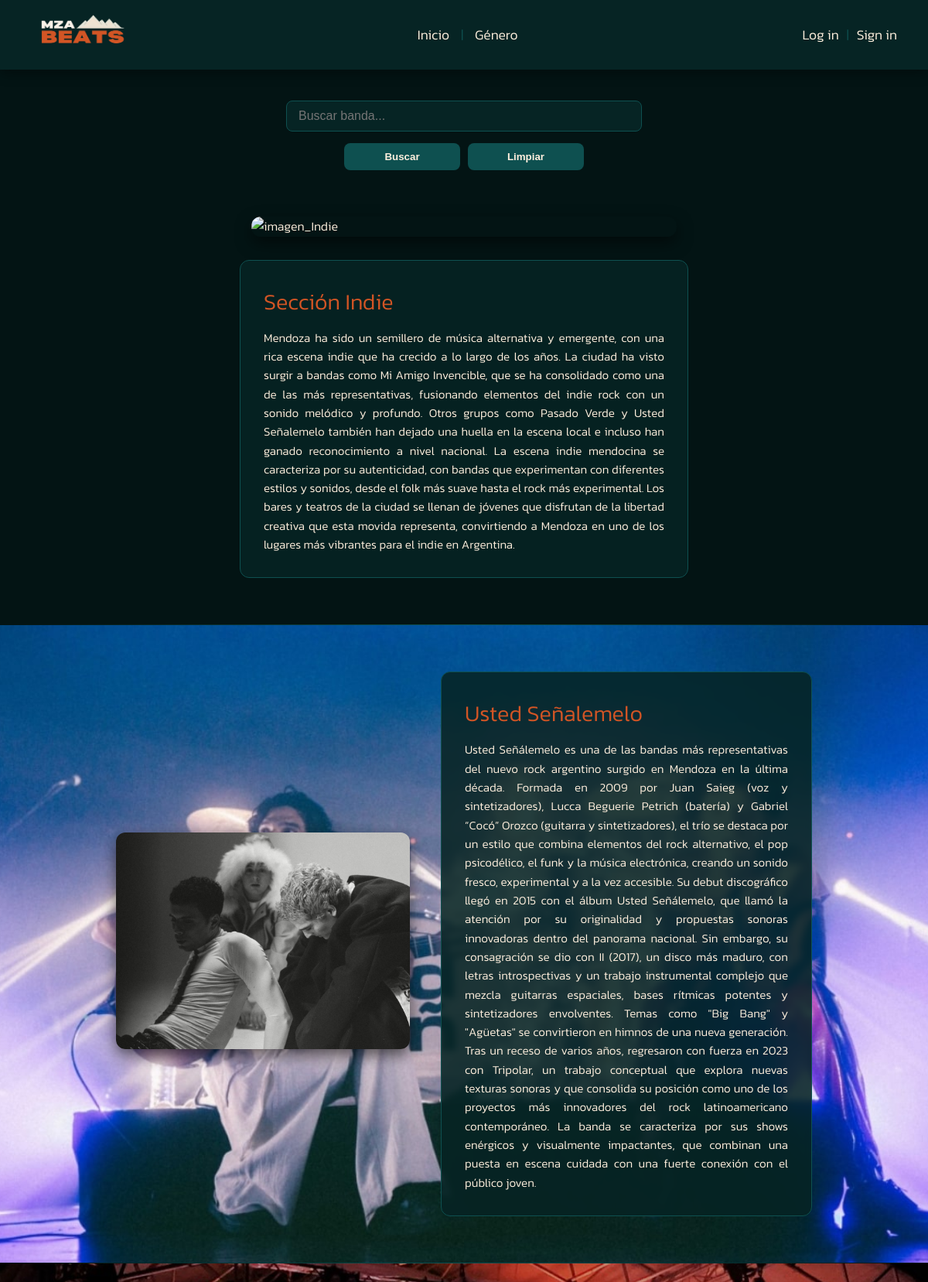
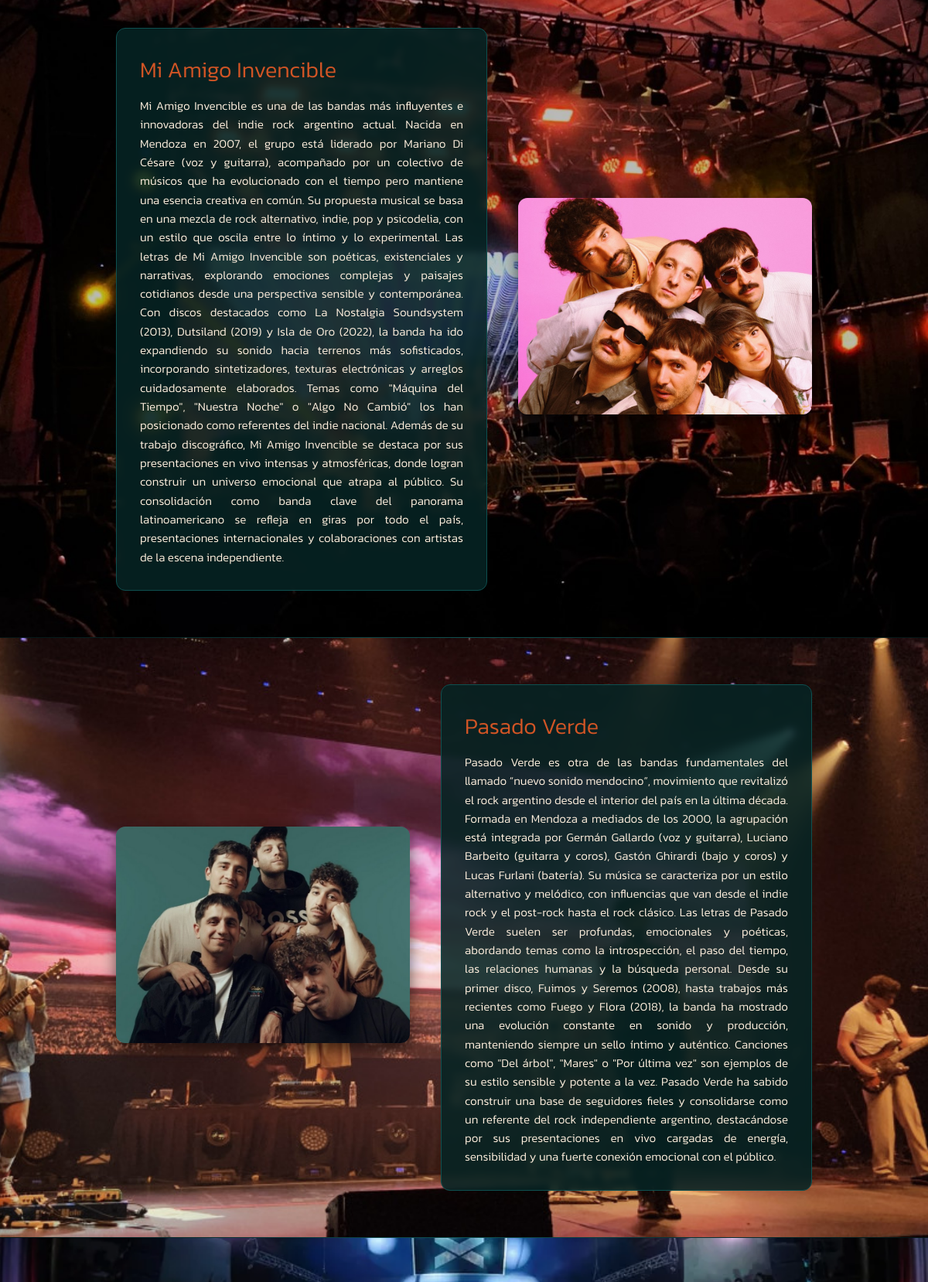
Page /frontend/generos/indie.php (upper part) on the committed database (2 pictures, top to bottom).
### tables this page shows
CREATE TABLE IF NOT EXISTS `bandas` (
  `id` int(11) NOT NULL,
  `nombre` varchar(255) NOT NULL,
  `descripcion` text NOT NULL,
  `imagen_principal` varchar(255) NOT NULL,
  `imagen_fondo` varchar(255) NOT NULL,
  `genero` varchar(50) NOT NULL,
  `creado_en` timestamp NOT NULL DEFAULT current_timestamp()
);

### backend/lib/helpers.php (called while the page is built, shortened)
<?php
function e($valor): string
{
    return htmlspecialchars((string) $valor, ENT_QUOTES | ENT_SUBSTITUTE, 'UTF-8');
}
function url(string $ruta = ''): string
{
    static $prefijo = null;
    if ($prefijo === null) {
        $carpetaPagina = str_replace('\\', '/', dirname((string) realpath($_SERVER['SCRIPT_FILENAME'] ?? '')));
        $carpetaFrontend = str_replace('\\', '/', (string) realpath(RAIZ_FRONTEND));
        $subcarpeta = trim(substr($carpetaPagina, strlen($carpetaFrontend)), '/');
        $prefijo = $subcarpeta === '' ? '' : str_repeat('../', substr_count($subcarpeta, '/') + 1);
    }
    $destino = $prefijo . ltrim($ruta, '/');
    return $destino === '' ? './' : $destino;
}
function vista(string $nombre, array $datos = []): void
{
    extract($datos, EXTR_SKIP);
    require RAIZ_BACKEND . '/vistas/' . $nombre . '.php';
}

### frontend/generos/indie.php (called while the page is built, shortened)
<?php
$genero = 'indie';
$busqueda = isset($_GET['limpiar']) ? '' : texto_get('buscador');
vista('genero', [
    'genero'   => $genero,
    'busqueda' => $busqueda,
    'bandas'   => bandas_por_genero($genero, $busqueda),
]);

### backend/lib/auth.php (called while the page is built, shortened)
<?php
function usuario_actual(): ?array
{
    static $usuario = null;
    static $cargado = false;
    if (!$cargado) {
        $cargado = true;
    }
    return $usuario;
}
function esta_logueado(): bool
{
    return usuario_actual() !== null;
}

### backend/lib/db.php (called while the page is built, shortened)
<?php
function variable_entorno(string $nombre, string $porDefecto): string
{
    $valor = $_ENV[$nombre] ?? $_SERVER[$nombre] ?? getenv($nombre);
    return ($valor === false || $valor === null || $valor === '') ? $porDefecto : (string) $valor;
}
function db(): mysqli
{
    static $conexion = null;
    if ($conexion === null) {
        $conexion = new mysqli(
            variable_entorno('MYSQLHOST', 'localhost'),
            variable_entorno('MYSQLUSER', 'root'),
            variable_entorno('MYSQLPASSWORD', ''),
            variable_entorno('MYSQLDATABASE', 'mzabeats'),
            (int) variable_entorno('MYSQLPORT', '3306')
        );
        $conexion->set_charset('utf8mb4');
    }
    return $conexion;
}
function db_consulta(string $sql, string $tipos = '', array $parametros = []): mysqli_stmt
{
    $sentencia = db()->prepare($sql);
    if ($tipos !== '') {
        $sentencia->bind_param($tipos, ...$parametros);
    }
    $sentencia->execute();
    return $sentencia;
}
function db_filas(string $sql, string $tipos = '', array $parametros = []): array
{
    return db_consulta($sql, $tipos, $parametros)->get_result()->fetch_all(MYSQLI_ASSOC);
}

### backend/modelos/bandas.php (called while the page is built, shortened)
<?php
function bandas_por_genero(string $genero, string $busqueda = ''): array
{
    if ($busqueda === '') {
        return db_filas('SELECT * FROM bandas WHERE genero = ? ORDER BY id ASC', 's', [$genero]);
    }
    $patron = '%' . addcslashes($busqueda, '%_\\') . '%';
    return db_filas(
        'SELECT * FROM bandas WHERE genero = ? AND nombre LIKE ? ORDER BY id ASC',
        'ss',
        [$genero, $patron]
    );
}
function ruta_imagen_es_valida(string $ruta): bool
{
    return $ruta === ''
        || (preg_match('#^images/[A-Za-z0-9_\-/]+\.(png|jpe?g|webp|gif)$#', $ruta) === 1
            && strpos($ruta, '..') === false);
}

### backend/vistas/genero.php (the view, shortened to what this page needs)
<?php
$info = GENEROS[$genero];
vista('partes/head', ['titulo' => $info['nombre'], 'hojaDeEstilo' => 'css/genero-style.css']);
?>
<body>
    <header id="inicio">
        <?php vista('partes/nav_sitio'); ?>
    </header>
    <main>
        <form class="buscador-container" method="GET">
            <input type="text" name="buscador" placeholder="Buscar banda..." value="<?= e($busqueda) ?>">
            <div class="botones-buscador">
                <button type="submit" name="buscar">Buscar</button>
                <button type="submit" name="limpiar">Limpiar</button>
            </div>
        </form>
        <?php if ($busqueda === ''): ?>
            <section id="<?= e($genero) ?>" class="container">
                <img src="<?= e(url($info['imagen'])) ?>" alt="imagen_<?= e($info['nombre']) ?>" class="img-intro">
                <div class="description">
                    <h2>Sección <?= e($info['nombre']) ?></h2>
                    <p><?= e($info['intro']) ?></p>
                </div>
            </section>
        <?php endif; ?>
        <?php foreach ($bandas as $posicion => $banda): ?>
            <?php
                $clase = $posicion % 2 === 0 ? 'section' : 'section-reverse';
                $imagen = ruta_imagen_es_valida($banda['imagen_principal']) && $banda['imagen_principal'] !== ''
                    ? $banda['imagen_principal']
                    : IMAGEN_BANDA_POR_DEFECTO;
                $estiloFondo = ruta_imagen_es_valida($banda['imagen_fondo']) && $banda['imagen_fondo'] !== ''
                    ? "--item-bg: url('" . url($banda['imagen_fondo']) . "');"
                    : '';
            ?>
            <div class="<?= $clase ?>" style="<?= e($estiloFondo) ?>">
                <div><img class="img" src="<?= e(url($imagen)) ?>" alt="<?= e($banda['nombre']) ?>"></div>
                <div class="description">
                    <h2><?= e($banda['nombre']) ?></h2>
                    <p><?= e($banda['descripcion']) ?></p>
                </div>
            </div>
        <?php endforeach; ?>
    </main>
</body>
</html>

### backend/vistas/partes/head.php (shortened to what this page needs)
<!DOCTYPE html>
<html lang="es">
<head>
    <link rel="stylesheet" href="<?= e(url($hojaDeEstilo)) ?>">
</head>

### backend/vistas/partes/nav_sitio.php (shortened to what this page needs)
<nav>
    <div class="logo-container">
        <img class="logo" src="<?= e(url('images/logo/logoMzaBeats.png')) ?>" alt="MzaBeats">
    </div>
    <div class="nav-container">
        <ul class="nav-list">
            <li class="nav-list-item"><a href="<?= e(url('')) ?>">Inicio</a></li>
            <li class="linea">|</li>
            <li class="nav-list-item-genero">
                <label for="btn-genero" class="genero-label">Género</label>
            </li>
        </ul>
            <?php vista('partes/bloque_usuario'); ?>
    </div>
    <div class="user-container">
    </div>
</nav>

### backend/vistas/partes/bloque_usuario.php (shortened to what this page needs)
<ul class="user-list">
    <?php if (esta_logueado()): ?>
        <a href="<?= e(url('vistas/administrar/usuario.php')) ?>"><img src="<?= e(url('images/inicio/usuario.png')) ?>" class="img-usuario" alt="img-usuario"></a>
        <div>
            <li>Hola! <?= e(usuario_actual()['usuario']) ?></li>
            <li class="linea"> | </li>
            <li><a class="salir" href="<?= e(url('sesion_control/control_close_sesion.php')) ?>">Log out</a></li>
        </div>
    <?php else: ?>
        <li><a class="ini-sesion" href="<?= e(url('vistas/login-signin/login.php')) ?>">Log in</a></li>
        <li class="linea"> | </li>
        <li><a class="registrarse" href="<?= e(url('vistas/login-signin/register.php')) ?>">Sign in</a></li>
    <?php endif; ?>
</ul>

### frontend/css/genero-style.css (style rules this page uses)
*, *::before, *::after { margin: 0; padding: 0; box-sizing: border-box; }
html { scroll-behavior: smooth; height: 100%; }
body { background-color: #031414; color: #fff0de; font-family: 'Kanit', system-ui, sans-serif; min-height: 100vh; display: flex; flex-direction: column; overflow-x: hidden; line-height: 1.6; }
main { flex: 1; display: flex; flex-direction: column; align-items: center; width: 100%; }
nav { width: 100%; height: 90px; background-color: #062424; display: flex; justify-content: space-between; align-items: center; padding: 0 40px; position: fixed; top: 0; left: 0; z-index: 9998; box-shadow: 0 4px 15px rgba(0, 0, 0, 0.4); }
.logo-container .logo { height: 55px; width: auto; object-fit: contain; }
.nav-container { display: flex; justify-content: center; }
.nav-list { display: flex; align-items: center; gap: 15px; list-style: none; }
.linea { color: #0e5050; user-select: none; }
a, .genero-label { text-decoration: none; color: #fff0de; font-weight: 600; font-size: 1.1rem; transition: color 0.3s ease; cursor: pointer; }
.nav-list-item-genero { position: relative; }
.user-container .user-list { display: flex; align-items: center; gap: 10px; list-style: none; }
.buscador-container { margin-top: 110px; padding: 20px; display: flex; flex-direction: column; align-items: center; gap: 15px; width: 100%; max-width: 500px; }
.buscador-container input { width: 100%; outline: none; border: 1px solid #0e5050; border-radius: 8px; padding: 10px 15px; background-color: #062424; color: #fff0de; font-size: 1rem; transition: all 0.3s ease; }
.botones-buscador { display: flex; gap: 10px; width: 100%; justify-content: center; }
.buscador-container button { flex: 1; max-width: 150px; outline: none; border: none; padding: 10px 16px; border-radius: 8px; background-color: #0e5050; color: #fff0de; font-weight: 700; cursor: pointer; transition: all 0.3s ease; }
.container { width: 100%; display: flex; flex-direction: column; align-items: center; padding: 40px 20px 60px 20px; background-color: #031414; }
.img-intro { max-width: 550px; width: 90%; height: auto; border-radius: 12px; margin-bottom: 30px; box-shadow: 0 8px 20px rgba(0,0,0,0.5); }
.section, .section-reverse { width: 100%; display: flex; justify-content: center; align-items: center; gap: 40px; padding: 60px 10%; background-image: var(--item-bg); background-size: cover; background-position: center; position: relative; }
.section-reverse { flex-direction: row-reverse; }
.img { width: 380px; height: 280px; object-fit: cover; border-radius: 12px; box-shadow: 0 8px 20px rgba(0,0,0,0.6); }
.description { width: 50%; max-width: 650px; background-color: rgba(6, 36, 36, 0.88); border: 1px solid #0e5050; border-radius: 12px; padding: 30px; backdrop-filter: blur(4px); text-align: left; }
.description h2 { color: #d25525; font-size: 1.8rem; margin-bottom: 12px; }
.description p { color: #fff0de; font-size: 0.95rem; font-weight: 300; text-align: justify; }

### rows in the picture
bandas: imagen_fondo (picture), imagen_principal (picture), nombre "Usted Señalemelo", descripcion "Usted Señálemelo es una de las bandas más representativas del nuevo rock argentino surgido en Mendoza en la última década. Formada en 2009 por Juan Saieg (voz y sintetizadores), Lucca Beguerie Petrich (batería) y Gabriel “Cocó” Orozco (guitarra y sintetizadores), el trío se destaca por un estilo que combina elementos del rock alternativo, el pop psicodélico, el funk y la música electrónica, creando un sonido fresco, experimental y a la vez accesible. Su debut discográfico llegó en 2015 con el álbum Usted Señálemelo, que llamó la atención por su originalidad y propuestas sonoras innovadoras dentro del panorama nacional. Sin embargo, su consagración se dio con II (2017), un disco más maduro,…"
bandas: imagen_fondo (picture), imagen_principal (picture), nombre "Mi Amigo Invencible", descripcion "Mi Amigo Invencible es una de las bandas más influyentes e innovadoras del indie rock argentino actual. Nacida en Mendoza en 2007, el grupo está liderado por Mariano Di Césare (voz y guitarra), acompañado por un colectivo de músicos que ha evolucionado con el tiempo pero mantiene una esencia creativa en común. Su propuesta musical se basa en una mezcla de rock alternativo, indie, pop y psicodelia, con un estilo que oscila entre lo íntimo y lo experimental. Las letras de Mi Amigo Invencible son poéticas, existenciales y narrativas, explorando emociones complejas y paisajes cotidianos desde una perspectiva sensible y contemporánea. Con discos destacados como La Nostalgia Soundsystem (2013),…"
bandas: imagen_fondo (picture), imagen_principal (picture), nombre "Pasado Verde", descripcion "Pasado Verde es otra de las bandas fundamentales del llamado “nuevo sonido mendocino”, movimiento que revitalizó el rock argentino desde el interior del país en la última década. Formada en Mendoza a mediados de los 2000, la agrupación está integrada por Germán Gallardo (voz y guitarra), Luciano Barbeito (guitarra y coros), Gastón Ghirardi (bajo y coros) y Lucas Furlani (batería). Su música se caracteriza por un estilo alternativo y melódico, con influencias que van desde el indie rock y el post-rock hasta el rock clásico. Las letras de Pasado Verde suelen ser profundas, emocionales y poéticas, abordando temas como la introspección, el paso del tiempo, las relaciones humanas y la búsqueda…"
bandas: imagen_fondo (picture)

### other values in the picture
$info['nombre'] "Indie"
